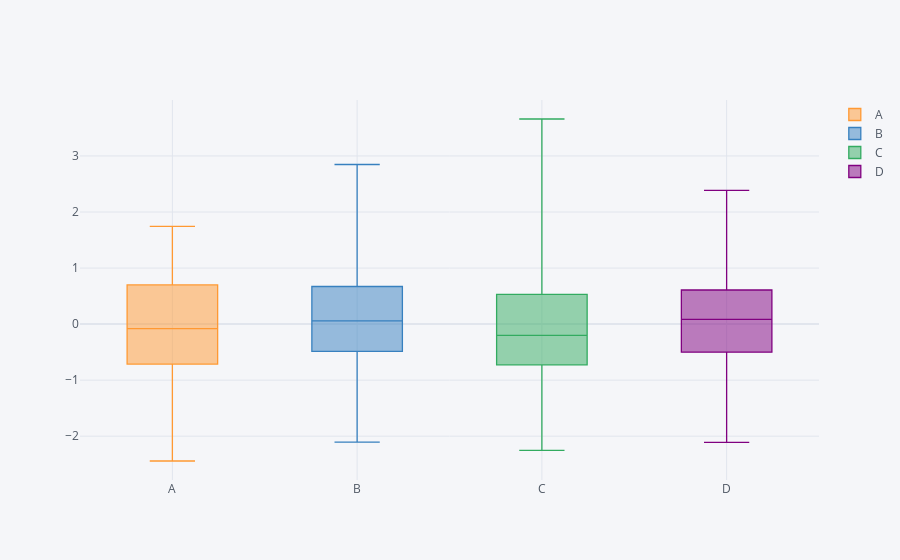

Write notebook code for a chart like this one.
### Code cell
#df.sum().iplot(kind='bar')
df.iplot(kind='box')
